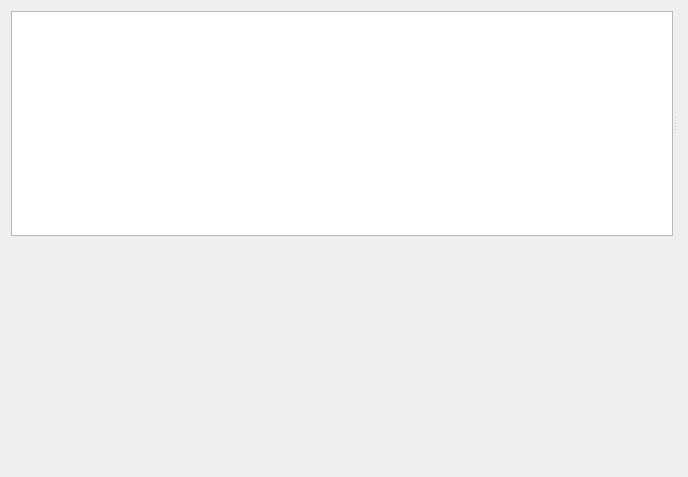
<?xml version="1.0" encoding="UTF-8"?>
<ui version="4.0">
 <class>WidgetMOItemsListClass</class>
 <widget class="QWidget" name="WidgetMOItemsListClass">
  <property name="geometry">
   <rect>
    <x>0</x>
    <y>0</y>
    <width>688</width>
    <height>477</height>
   </rect>
  </property>
  <property name="windowTitle">
   <string>Form</string>
  </property>
  <layout class="QGridLayout" name="gridLayout">
   <item row="0" column="0">
    <layout class="QGridLayout" name="layoutToolBar"/>
   </item>
   <item row="1" column="0">
    <widget class="QWidget" name="widgetMiddle" native="true">
     <layout class="QGridLayout" name="gridLayout_2">
      <property name="margin">
       <number>0</number>
      </property>
      <property name="spacing">
       <number>0</number>
      </property>
      <item row="0" column="0">
       <widget class="QSplitter" name="splitter">
        <property name="orientation">
         <enum>Qt::Horizontal</enum>
        </property>
        <widget class="QListView" name="listItems"/>
        <widget class="QWidget" name="verticalLayoutWidget">
         <layout class="QVBoxLayout" name="layoutItemView">
          <property name="spacing">
           <number>0</number>
          </property>
         </layout>
        </widget>
       </widget>
      </item>
     </layout>
    </widget>
   </item>
   <item row="2" column="0">
    <widget class="QWidget" name="widgetBottom" native="true">
     <layout class="QGridLayout" name="gridLayout_4">
      <property name="margin">
       <number>0</number>
      </property>
      <property name="spacing">
       <number>0</number>
      </property>
      <item row="0" column="0">
       <layout class="QGridLayout" name="layoutBottom"/>
      </item>
     </layout>
    </widget>
   </item>
  </layout>
 </widget>
 <resources/>
 <connections/>
</ui>
